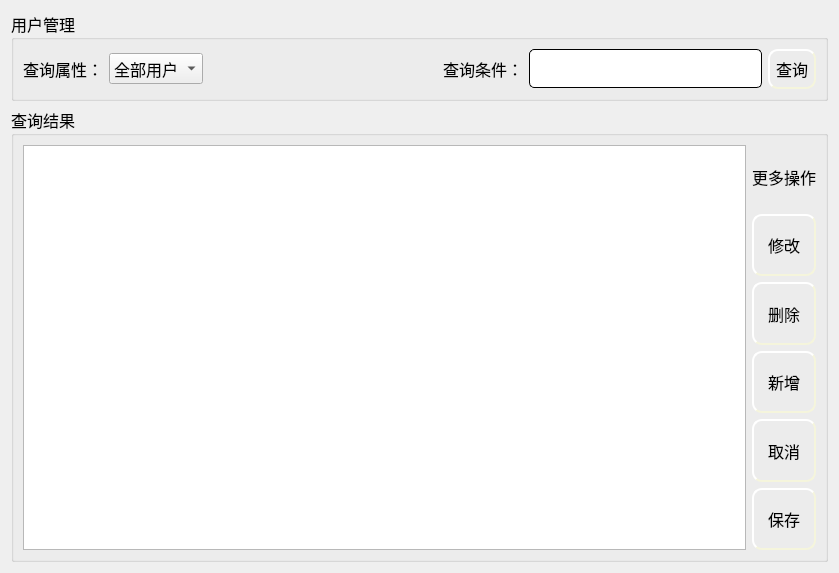
<?xml version="1.0" encoding="UTF-8"?>
<ui version="4.0">
 <class>DialogMS</class>
 <widget class="QWidget" name="DialogMS">
  <property name="geometry">
   <rect>
    <x>0</x>
    <y>0</y>
    <width>839</width>
    <height>573</height>
   </rect>
  </property>
  <property name="windowTitle">
   <string>Form</string>
  </property>
  <layout class="QGridLayout" name="gridLayout_6">
   <item row="0" column="0">
    <layout class="QGridLayout" name="gridLayout_5">
     <item row="0" column="0">
      <widget class="QGroupBox" name="groupBox">
       <property name="font">
        <font>
         <family>微软雅黑</family>
         <pointsize>12</pointsize>
        </font>
       </property>
       <property name="title">
        <string>用户管理</string>
       </property>
       <layout class="QGridLayout" name="gridLayout_2">
        <item row="0" column="0">
         <layout class="QGridLayout" name="gridLayout">
          <item row="0" column="0">
           <widget class="QLabel" name="label">
            <property name="text">
             <string>查询属性：</string>
            </property>
           </widget>
          </item>
          <item row="0" column="1">
           <widget class="QComboBox" name="comboBox">
            <item>
             <property name="text">
              <string>全部用户</string>
             </property>
            </item>
            <item>
             <property name="text">
              <string>商家编号</string>
             </property>
            </item>
            <item>
             <property name="text">
              <string>顾客账号</string>
             </property>
            </item>
            <item>
             <property name="text">
              <string>谈话时间</string>
             </property>
            </item>
           </widget>
          </item>
          <item row="0" column="3">
           <widget class="QLabel" name="label_2">
            <property name="text">
             <string>查询条件：</string>
            </property>
           </widget>
          </item>
          <item row="0" column="4">
           <widget class="QLineEdit" name="le_select">
            <property name="styleSheet">
             <string notr="true">QLineEdit{
    border-style: outset;
    border-width: 1px;
    border-radius: 5px;

    min-width: 5em;
    padding: 6px;
}</string>
            </property>
           </widget>
          </item>
          <item row="0" column="5">
           <widget class="QPushButton" name="pb_select">
            <property name="styleSheet">
             <string notr="true">QPushButton{
	background-image: url(:/ico/pb1.jpg);
    border-style: outset;
    border-width: 2px;
    border-radius: 10px;
    border-color: beige;
    min-width: 5em;
    padding: 6px;
}
QPushButton:hover
{
	
	background-image: url(:/ico/pb.jpg);
    border-style: inset;
}

QPushButton:pressed{
	
	background-image: url(:/ico/pb2.jpg);
    border-style: inset;
}


</string>
            </property>
            <property name="text">
             <string>查询</string>
            </property>
           </widget>
          </item>
          <item row="0" column="2">
           <spacer name="horizontalSpacer">
            <property name="orientation">
             <enum>Qt::Horizontal</enum>
            </property>
            <property name="sizeHint" stdset="0">
             <size>
              <width>40</width>
              <height>20</height>
             </size>
            </property>
           </spacer>
          </item>
         </layout>
        </item>
       </layout>
      </widget>
     </item>
     <item row="1" column="0">
      <widget class="QGroupBox" name="groupBox_2">
       <property name="font">
        <font>
         <family>微软雅黑</family>
         <pointsize>12</pointsize>
        </font>
       </property>
       <property name="title">
        <string>查询结果</string>
       </property>
       <layout class="QGridLayout" name="gridLayout_4">
        <item row="0" column="0">
         <layout class="QGridLayout" name="gridLayout_3">
          <item row="0" column="1">
           <widget class="QLabel" name="label_3">
            <property name="sizePolicy">
             <sizepolicy hsizetype="Preferred" vsizetype="Expanding">
              <horstretch>0</horstretch>
              <verstretch>0</verstretch>
             </sizepolicy>
            </property>
            <property name="text">
             <string>更多操作</string>
            </property>
           </widget>
          </item>
          <item row="2" column="1">
           <widget class="QPushButton" name="pb_delete">
            <property name="sizePolicy">
             <sizepolicy hsizetype="Minimum" vsizetype="Expanding">
              <horstretch>0</horstretch>
              <verstretch>0</verstretch>
             </sizepolicy>
            </property>
            <property name="styleSheet">
             <string notr="true">QPushButton{
	background-image: url(:/ico/pb1.jpg);
    border-style: outset;
    border-width: 2px;
    border-radius: 10px;
    border-color: beige;
    min-width: 5em;
    padding: 6px;
}
QPushButton:hover
{
	
	background-image: url(:/ico/pb.jpg);
    border-style: inset;
}

QPushButton:pressed{
	
	background-image: url(:/ico/pb2.jpg);
    border-style: inset;
}


</string>
            </property>
            <property name="text">
             <string>删除</string>
            </property>
           </widget>
          </item>
          <item row="3" column="1">
           <widget class="QPushButton" name="pb_insert">
            <property name="sizePolicy">
             <sizepolicy hsizetype="Minimum" vsizetype="Expanding">
              <horstretch>0</horstretch>
              <verstretch>0</verstretch>
             </sizepolicy>
            </property>
            <property name="styleSheet">
             <string notr="true">QPushButton{
	background-image: url(:/ico/pb1.jpg);
    border-style: outset;
    border-width: 2px;
    border-radius: 10px;
    border-color: beige;
    min-width: 5em;
    padding: 6px;
}
QPushButton:hover
{
	
	background-image: url(:/ico/pb.jpg);
    border-style: inset;
}

QPushButton:pressed{
	
	background-image: url(:/ico/pb2.jpg);
    border-style: inset;
}


</string>
            </property>
            <property name="text">
             <string>新增</string>
            </property>
           </widget>
          </item>
          <item row="5" column="1">
           <widget class="QPushButton" name="pb_save">
            <property name="sizePolicy">
             <sizepolicy hsizetype="Minimum" vsizetype="Expanding">
              <horstretch>0</horstretch>
              <verstretch>0</verstretch>
             </sizepolicy>
            </property>
            <property name="styleSheet">
             <string notr="true">QPushButton{
	background-image: url(:/ico/pb1.jpg);
    border-style: outset;
    border-width: 2px;
    border-radius: 10px;
    border-color: beige;
    min-width: 5em;
    padding: 6px;
}
QPushButton:hover
{
	
	background-image: url(:/ico/pb.jpg);
    border-style: inset;
}

QPushButton:pressed{
	
	background-image: url(:/ico/pb2.jpg);
    border-style: inset;
}


</string>
            </property>
            <property name="text">
             <string>保存</string>
            </property>
           </widget>
          </item>
          <item row="0" column="0" rowspan="6">
           <widget class="QTableWidget" name="tableWidget">
            <property name="sizePolicy">
             <sizepolicy hsizetype="Expanding" vsizetype="Expanding">
              <horstretch>0</horstretch>
              <verstretch>0</verstretch>
             </sizepolicy>
            </property>
           </widget>
          </item>
          <item row="4" column="1">
           <widget class="QPushButton" name="pb_cancel">
            <property name="sizePolicy">
             <sizepolicy hsizetype="Minimum" vsizetype="Expanding">
              <horstretch>0</horstretch>
              <verstretch>0</verstretch>
             </sizepolicy>
            </property>
            <property name="styleSheet">
             <string notr="true">QPushButton{
	background-image: url(:/ico/pb1.jpg);
    border-style: outset;
    border-width: 2px;
    border-radius: 10px;
    border-color: beige;
    min-width: 5em;
    padding: 6px;
}
QPushButton:hover
{
	
	background-image: url(:/ico/pb.jpg);
    border-style: inset;
}

QPushButton:pressed{
	
	background-image: url(:/ico/pb2.jpg);
    border-style: inset;
}


</string>
            </property>
            <property name="text">
             <string>取消</string>
            </property>
           </widget>
          </item>
          <item row="1" column="1">
           <widget class="QPushButton" name="pb_update">
            <property name="sizePolicy">
             <sizepolicy hsizetype="Minimum" vsizetype="Expanding">
              <horstretch>0</horstretch>
              <verstretch>0</verstretch>
             </sizepolicy>
            </property>
            <property name="styleSheet">
             <string notr="true">QPushButton{
	background-image: url(:/ico/pb1.jpg);
    border-style: outset;
    border-width: 2px;
    border-radius: 10px;
    border-color: beige;
    min-width: 5em;
    padding: 6px;
}
QPushButton:hover
{
	
	background-image: url(:/ico/pb.jpg);
    border-style: inset;
}

QPushButton:pressed{
	
	background-image: url(:/ico/pb2.jpg);
    border-style: inset;
}


</string>
            </property>
            <property name="text">
             <string>修改</string>
            </property>
           </widget>
          </item>
         </layout>
        </item>
       </layout>
      </widget>
     </item>
    </layout>
   </item>
  </layout>
 </widget>
 <resources/>
 <connections/>
</ui>
